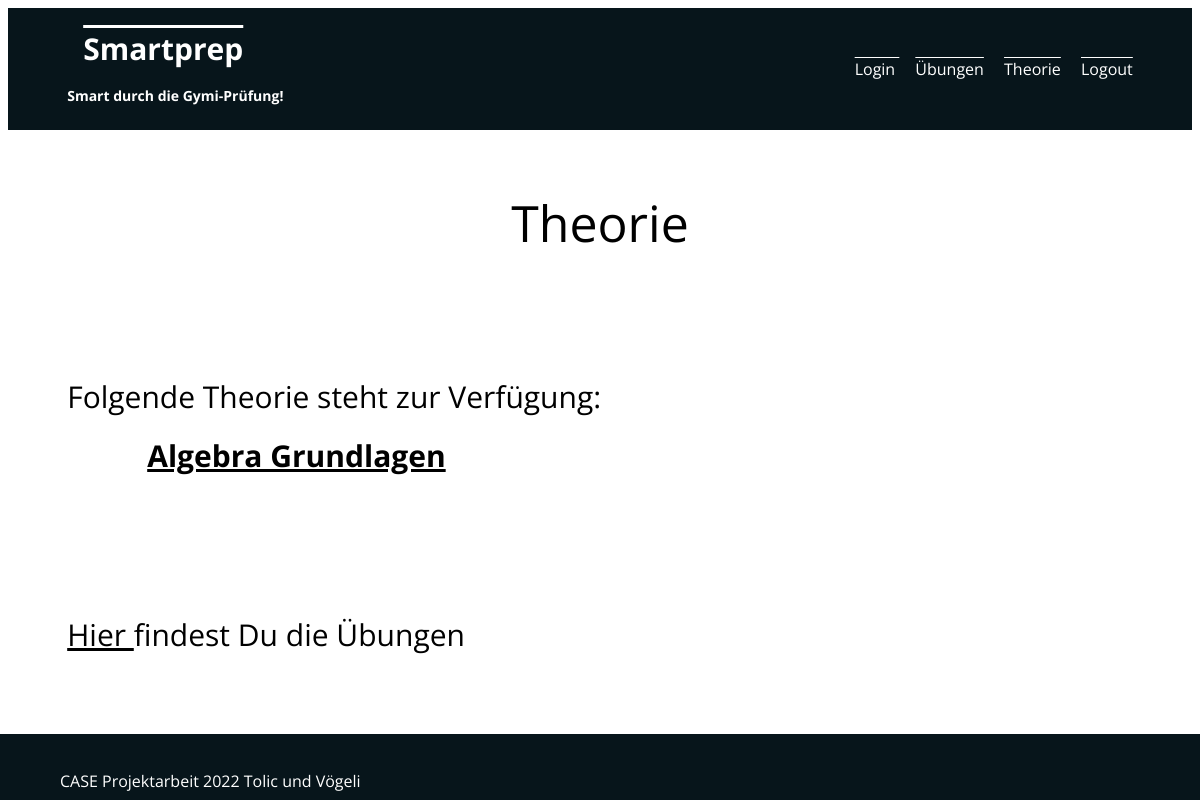
/theorie/ (signed in), run on an earlier commit of the app's database.
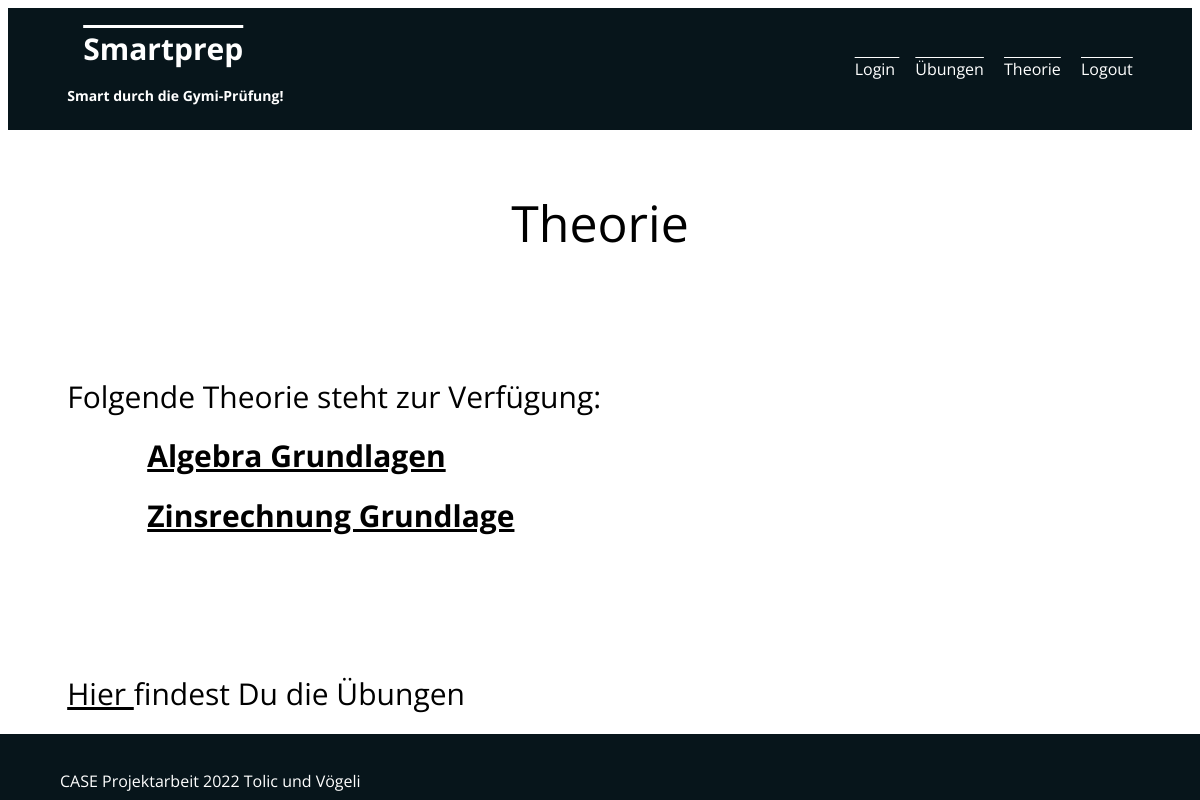
And on a later commit of the database.
### prep/models.py (models this page shows, shortened)
class Thema(models.Model):
    id = models.IntegerField(unique=True, primary_key=True)
    slug = models.SlugField(unique=True)
    name = models.TextField(max_length=100)
    inhalt = models.TextField()

### prep/views.py (the view)
# urls.py: path('theorie/', views.theorie, name='theorie'), #our-domain.com/theorie
def theorie(request):
    thema = Thema.objects.all()
    if request.user.is_authenticated:
        return render(request, 'prep/theorie.html', {
            'thema':thema
        })
    else:
        return render(request, 'registration/notloggedin.html', {
    })

### prep/templates/prep/theorie.html (shortened to what this page needs)
{% extends 'prep/base/base.html' %}
{% load static %}
{% block site_css %}
  <link rel="stylesheet" href="{% static 'prep/styles/theorie.css' %}">
{% endblock %}
{% block main_content %}
<div class="text-container">Theorie</div>
{% endblock %}
{% block second_content %}
<div class = "text-third">Folgende Theorie steht zur Verfügung:</div>
  <ol>
      {% for thema_item in thema|dictsort:"name" %}
      {% include 'prep/includes/thema-detail.html' with id=thema_item.id name=thema_item.name slug=thema_item.slug %}
      {% endfor %}
  </ol>
{% endblock %}
{% block third_content %}
<div class="change-text">
<div><a href="{% url 'math' %}"class="btn-theorie">Hier </a>findest Du die Übungen</div>
</div>
{% endblock %}

### prep/templates/prep/includes/thema-detail.html
<ul class= "thema-item">
    <article>
      <div class="thema-summary">
        <h3><a href="{% url 'thema' slug %}" class="theorie-list">{{ name }}</a></h3>
      </div>
    </article>
</ul>

What changed in the data, as far as the page shows it:
added Thema: name "Zinsrechnung Grundlage"
